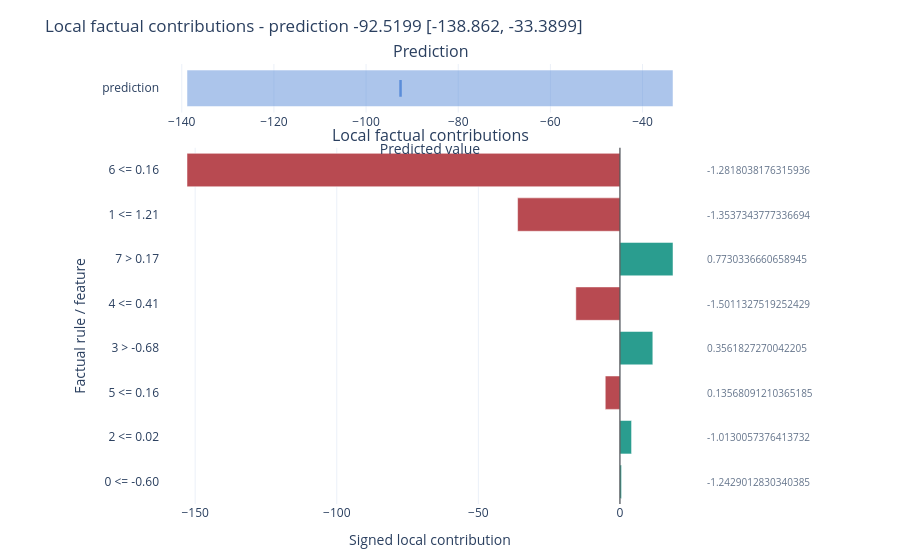

Notebook cell for this chart:
### Code cell
reg_factual[0].plot(style="plotly.local.factual_bars", show=True)

### Figure 1 — Plotly figure (JSON) as saved in the notebook; plotly's stock layout.template omitted (floating-point values rounded to 4 significant figures)
{"data": [{"base": [-138.9], "hovertemplate": "%{hovertext}<extra></extra>", "hovertext": ["prediction: -92.5199<br>Interval: [-138.862, -33.3899]"], "marker": {"color": "#5b8dd9", "opacity": 0.5}, "name": "prediction: prediction", "orientation": "h", "showlegend": false, "type": "bar", "x": [105.5], "xaxis": "x", "y": ["prediction"], "yaxis": "y"}, {"hovertemplate": "%{hovertext}<extra></extra>", "hovertext": ["prediction: -92.5199<br>Interval: [-138.862, -33.3899]"], "marker": {"color": "#5b8dd9", "line": {"color": "#5b8dd9", "width": 2.5}, "size": 12, "symbol": "line-ns-open"}, "mode": "markers", "name": "marker: prediction", "showlegend": false, "type": "scatter", "x": [-92.52], "xaxis": "x", "y": ["prediction"], "yaxis": "y"}, {"hovertemplate": "%{hovertext}<extra></extra>", "hovertext": ["Rule: 6 <= 0.16<br>Feature: 6<br>Feature index: 6<br>Current value: -1.2818038176315936<br>Contribution: -152.883<br>Contribution interval: [-212.013, -106.542]<br>Interval width: 105.472<br>Crosses zero: no<br>Prediction: -92.5199<br>Prediction interval: [-138.862, -33.3899]<br>Task: regression<br>Mode: regression", "Rule: 1 <= 1.21<br>Feature: 1<br>Feature index: 1<br>Current value: -1.3537343777336694<br>Contribution: -36.146<br>Contribution interval: [-95.276, 10.1956]<br>Interval width: 105.472<br>Crosses zero: yes<br>Prediction: -92.5199<br>Prediction interval: [-138.862, -33.3899]<br>Task: regression<br>Mode: regression", "Rule: 7 > 0.17<br>Feature: 7<br>Feature index: 7<br>Current value: 0.7730336660658945<br>Contribution: +18.733<br>Contribution interval: [-40.397, 65.0746]<br>Interval width: 105.472<br>Crosses zero: yes<br>Prediction: -92.5199<br>Prediction interval: [-138.862, -33.3899]<br>Task: regression<br>Mode: regression", "Rule: 4 <= 0.41<br>Feature: 4<br>Feature index: 4<br>Current value: -1.5011327519252429<br>Contribution: -15.5779<br>Contribution interval: [-74.7079, 30.7637]<br>Interval width: 105.472<br>Crosses zero: yes<br>Prediction: -92.5199<br>Prediction interval: [-138.862, -33.3899]<br>Task: regression<br>Mode: regression", "Rule: 3 > -0.68<br>Feature: 3<br>Feature index: 3<br>Current value: 0.3561827270042205<br>Contribution: +11.6066<br>Contribution interval: [-47.5233, 57.9483]<br>Interval width: 105.472<br>Crosses zero: yes<br>Prediction: -92.5199<br>Prediction interval: [-138.862, -33.3899]<br>Task: regression<br>Mode: regression", "Rule: 5 <= 0.16<br>Feature: 5<br>Feature index: 5<br>Current value: 0.13568091210365185<br>Contribution: -5.18718<br>Contribution interval: [-64.3171, 41.1545]<br>Interval width: 105.472<br>Crosses zero: yes<br>Prediction: -92.5199<br>Prediction interval: [-138.862, -33.3899]<br>Task: regression<br>Mode: regression", "Rule: 2 <= 0.02<br>Feature: 2<br>Feature index: 2<br>Current value: -1.0130057376413732<br>Contribution: +4.09815<br>Contribution interval: [-55.0318, 50.4398]<br>Interval width: 105.472<br>Crosses zero: yes<br>Prediction: -92.5199<br>Prediction interval: [-138.862, -33.3899]<br>Task: regression<br>Mode: regression", "Rule: 0 <= -0.60<br>Feature: 0<br>Feature index: 0<br>Current value: -1.2429012830340385<br>Contribution: +0.569325<br>Contribution interval: [-58.5606, 46.911]<br>Interval width: 105.472<br>Crosses zero: yes<br>Prediction: -92.5199<br>Prediction interval: [-138.862, -33.3899]<br>Task: regression<br>Mode: regression"], "marker": {"color": ["#b84a51", "#b84a51", "#2a9d8f", "#b84a51", "#2a9d8f", "#b84a51", "#2a9d8f", "#2a9d8f"]}, "name": "contribution", "orientation": "h", "type": "bar", "x": [-152.9, -36.15, 18.73, -15.58, 11.61, -5.187, 4.098, 0.5693], "xaxis": "x2", "y": ["6 <= 0.16", "1 <= 1.21", "7 > 0.17", "4 <= 0.41", "3 > -0.68", "5 <= 0.16", "2 <= 0.02", "0 <= -0.60"], "yaxis": "y2"}], "layout": {"annotations": [{"font": {"size": 16}, "showarrow": false, "text": "Prediction", "x": 0.5, "xanchor": "center", "xref": "paper", "y": 1, "yanchor": "bottom", "yref": "paper"}, {"font": {"size": 16}, "showarrow": false, "text": "Local factual contributions", "x": 0.5, "xanchor": "center", "xref": "paper", "y": 0.8096, "yanchor": "bottom", "yref": "paper"}, {"align": "left", "font": {"color": "#64748b", "size": 10}, "showarrow": false, "text": "-1.2818038176315936", "x": 1.01, "xanchor": "left", "xref": "paper", "y": "6 <= 0.16", "yref": "y2"}, {"align": "left", "font": {"color": "#64748b", "size": 10}, "showarrow": false, "text": "-1.3537343777336694", "x": 1.01, "xanchor": "left", "xref": "paper", "y": "1 <= 1.21", "yref": "y2"}, {"align": "left", "font": {"color": "#64748b", "size": 10}, "showarrow": false, "text": "0.7730336660658945", "x": 1.01, "xanchor": "left", "xref": "paper", "y": "7 > 0.17", "yref": "y2"}, {"align": "left", "font": {"color": "#64748b", "size": 10}, "showarrow": false, "text": "-1.5011327519252429", "x": 1.01, "xanchor": "left", "xref": "paper", "y": "4 <= 0.41", "yref": "y2"}, {"align": "left", "font": {"color": "#64748b", "size": 10}, "showarrow": false, "text": "0.3561827270042205", "x": 1.01, "xanchor": "left", "xref": "paper", "y": "3 > -0.68", "yref": "y2"}, {"align": "left", "font": {"color": "#64748b", "size": 10}, "showarrow": false, "text": "0.13568091210365185", "x": 1.01, "xanchor": "left", "xref": "paper", "y": "5 <= 0.16", "yref": "y2"}, {"align": "left", "font": {"color": "#64748b", "size": 10}, "showarrow": false, "text": "-1.0130057376413732", "x": 1.01, "xanchor": "left", "xref": "paper", "y": "2 <= 0.02", "yref": "y2"}, {"align": "left", "font": {"color": "#64748b", "size": 10}, "showarrow": false, "text": "-1.2429012830340385", "x": 1.01, "xanchor": "left", "xref": "paper", "y": "0 <= -0.60", "yref": "y2"}], "bargap": 0.25, "margin": {"b": 56, "l": 160, "r": 200, "t": 64}, "shapes": [{"line": {"color": "#333333", "width": 1}, "type": "line", "x0": 0, "x1": 0, "xref": "x2", "y0": 0, "y1": 1, "yref": "y2 domain"}], "showlegend": false, "title": {"text": "Local factual contributions - prediction -92.5199 [-138.862, -33.3899]"}, "xaxis": {"anchor": "y", "domain": [0, 1], "title": {"text": "Predicted value"}}, "xaxis2": {"anchor": "y2", "domain": [0, 1], "title": {"text": "Signed local contribution"}}, "yaxis": {"anchor": "x", "autorange": "reversed", "domain": [0.8896, 1]}, "yaxis2": {"anchor": "x2", "autorange": "reversed", "domain": [0, 0.8096], "title": {"text": "Factual rule / feature"}}}}
